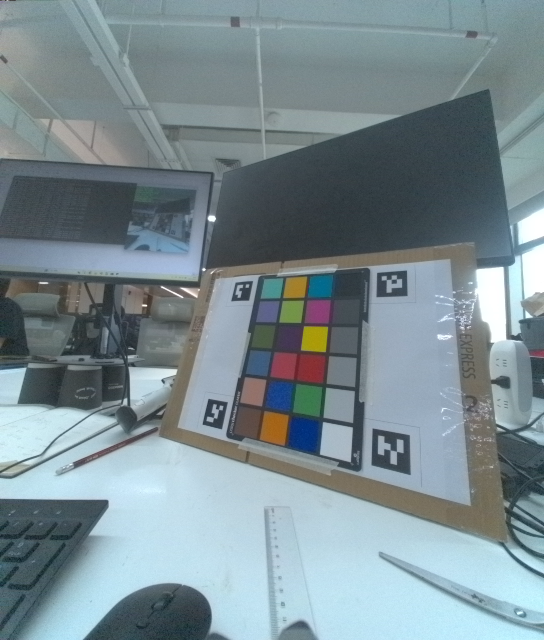
#> input picture data/DE.png, 1088 x 1280 px (shown at 1/2 size)
$ python colorchecker_analyze.py
#> lines starting #> are read from the running program, lines starting #| are printed output that depends on the picture; after the words box and inside, x2 and y2 are one past the last pixel; in counts of white or black regions, pixels touching at a corner belong together
#> in _read_icc_bgr, im is the input picture: PIL image 1088x1280 RGB; mean R, G, B 123.6, 140.2, 146.3
### detect_colorchecker.py
#!/usr/bin/env python3
# -*- coding: utf-8 -*-

import cv2
import numpy as np
from typing import List, Tuple

# ========== 参数 ==========
IMG_PATH = "data/iphone.png"

# tag 左上角点的真实世界坐标 单位 mm 原点是页面中心 x 向右 y 向上
WORLD_MM_BY_ID = {
    0: ( -154.50, +134.50 ),
    1: ( +112.50, +134.50 ),
    2: ( -154.50,  -92.50 ),
    3: ( +112.50,  -92.50 ),
}

# ColorChecker 的真实尺寸 mm
CC_W_MM = 204.0
CC_H_MM = 290.0
# ColorChecker 的裁剪尺寸 覆盖前面尺寸
CC_W_MM = 184.0
CC_H_MM = 276.0

# 展开后固定输出尺寸 px
OUT_W = 500
OUT_H = 710

IF_DRAW_YELLOW_BOX = False

# ========== 工具函数 ==========
def detect_tags_16h5(img: np.ndarray) -> Tuple[List[np.ndarray], np.ndarray]:
    # 检测 AprilTag 16h5 返回 corners 和 ids
    gray = cv2.cvtColor(img, cv2.COLOR_BGR2GRAY)
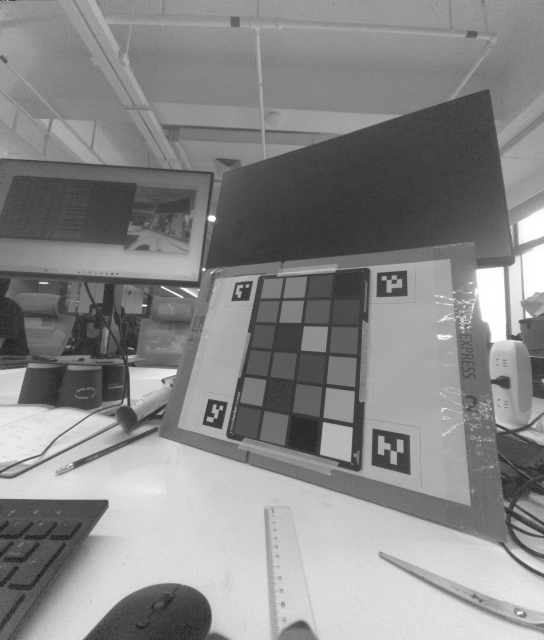
#> gray: shape (1280, 1088) (shown at 1/2 size); min 0, max 255, mean 135.9
    aruco = cv2.aruco
    aruco_dict = aruco.getPredefinedDictionary(aruco.DICT_APRILTAG_16h5)
    params = cv2.aruco.DetectorParameters()
    detector = cv2.aruco.ArucoDetector(aruco_dict, params)
    corners, ids, _ = detector.detectMarkers(gray)
#> corners = ([[745, 857], [819, 870], [820, 949], [743, 930]], [[754, 546], [813, 541], [814, 591], [753, 594]], [[417, 798], [455, 804], [443, 858], [405, 849]], [[471, 565], [505, 562], [498, 600], [463, 602]]); ids = [3, 1, 2, 0]
    return corners, ids

def pick_top_left_point(quad: np.ndarray) -> np.ndarray:
    # 直接返回检测到的原始第一个点（不随图像旋转而改变）
    return quad[0]

def world_to_image(H: np.ndarray, pts_xy_mm: np.ndarray) -> np.ndarray:
    # 将世界坐标 mm 通过单应性矩阵投影到图像像素坐标
    pts = np.hstack([pts_xy_mm.astype(np.float64), np.ones((pts_xy_mm.shape[0], 1))])
    proj = (H @ pts.T).T
    proj = proj[:, :2] / proj[:, 2:3]
    return proj

def grid_centers_wh(width: int, height: int, rows: int = 4, cols: int = 6) -> np.ndarray:
    # 基于整幅图的宽高 计算 rows x cols 均匀中心坐标 返回 Nx2 顺序按行优先
    ys = (np.arange(rows) + 0.5) / rows * height
    xs = (np.arange(cols) + 0.5) / cols * width
    centers = np.array([[x, y] for y in ys for x in xs], dtype=np.float32)
    return centers

def sample_box_means_rgb(img_bgr: np.ndarray, centers: np.ndarray, box: int = 20) -> Tuple[np.ndarray, np.ndarray]:
    # 在每个中心处取 box x box 方框 计算 RGB 均值 返回 rgb_means 和可视化图像
    h, w = img_bgr.shape[:2]
    half = box // 2
    vis = img_bgr.copy()
    rgb_means = []
    for cx, cy in centers:
        x0 = max(int(round(cx)) - half, 0)
        y0 = max(int(round(cy)) - half, 0)
        x1 = min(x0 + box, w)
        y1 = min(y0 + box, h)
        roi_bgr = img_bgr[y0:y1, x0:x1]
        if roi_bgr.size == 0:
            rgb_means.append([0.0, 0.0, 0.0])
        else:
            roi_rgb = cv2.cvtColor(roi_bgr, cv2.COLOR_BGR2RGB)
            mean_rgb = roi_rgb.reshape(-1, 3).mean(axis=0)
            rgb_means.append(mean_rgb.tolist())
        # 绘制黄色方框 线宽 1 注意 OpenCV 使用 BGR
        if IF_DRAW_YELLOW_BOX:
            cv2.rectangle(vis, (x0, y0), (x1 - 1, y1 - 1), (0, 255, 255), 1, cv2.LINE_AA)
    rgb_means = np.array(rgb_means, dtype=np.float32)  # 形状 24x3 RGB 顺序
    return rgb_means, vis

# ========== 核心流程函数 ==========
def detect_colorchecker(img_bgr: np.ndarray) -> Tuple[np.ndarray, np.ndarray, np.ndarray]:
    # 输入原图 输出 检测叠加图 rectify 图 以及 24x3 的 RGB 均值矩阵
    if img_bgr is None:
        raise ValueError("输入图像为空")

    draw = img_bgr.copy()

    # 检测 aruco 16h5
    corners, ids = detect_tags_16h5(img_bgr)
#> ids = [3, 1, 2, 0]
    if ids is None or len(corners) == 0:
        raise RuntimeError("未检测到 AprilTag 16h5")

    # 叠加显示 每个 tag 用绿色框 左上角点画红点
    for c, id_ in zip(corners, ids.flatten()):
        pts = c.reshape(-1, 2)
        pts_i = pts.astype(int)
        cv2.polylines(draw, [pts_i.reshape(-1, 1, 2)], True, (0, 255, 0), 2)
        tl = pick_top_left_point(pts)
        cv2.circle(draw, tuple(np.round(tl).astype(int)), 4, (0, 0, 255), -1)
#> this loop made 4 passes
#> (id_, pts_i) on passes 1 to 4: (3, [[745, 857], [819, 870], [820, 949], [743, 930]]), (1, [[754, 546], [813, 541], [814, 591], [753, 594]]), (2, [[417, 798], [455, 804], [443, 858], [405, 849]]), (0, [[471, 565], [505, 562], [498, 600], [463, 602]])
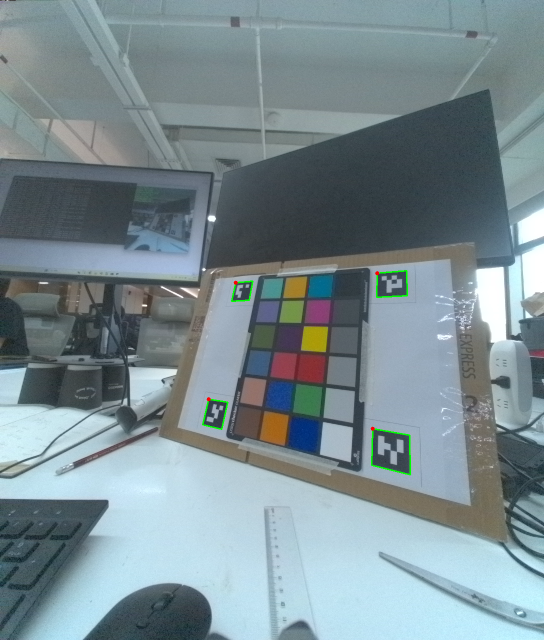
#> draw: shape (1280, 1088, 3) (shown at 1/2 size); mean B, G, R 146, 140.4, 123.4

    # 组装配准点 仅使用左上角点
    img_pts = []
    world_pts = []
    for c, id_ in zip(corners, ids.flatten()):
        if int(id_) in WORLD_MM_BY_ID:
            quad = c.reshape(-1, 2)
            tl = pick_top_left_point(quad)
            img_pts.append(tl)
            world_pts.append(WORLD_MM_BY_ID[int(id_)])
#> this loop made 4 passes
#> after the loop, img_pts = [[745, 857], [754, 546], [417, 798], [471, 565]]; world_pts = [(112.5, -92.5), (112.5, 134.5), (-154.5, -92.5), (-154.5, 134.5)]
    img_pts = np.asarray(img_pts, dtype=np.float64)
    world_pts = np.asarray(world_pts, dtype=np.float64)
#> world_pts = [[112.5, -92.5], [112.5, 134.5], [-154.5, -92.5], [-154.5, 134.5]]

    if len(img_pts) < 4:
        raise RuntimeError("用于单应性估计的点不足 需要 4 个 tag")

    # 单应性
    H, _ = cv2.findHomography(world_pts, img_pts, method=cv2.RANSAC, ransacReprojThreshold=3.0)
#> H = [[0.545, 0.638, 597.9], [-0.673, -0.665, 704.7], [-0.00107, 0.000804, 1]]
    if H is None:
        raise RuntimeError("单应性估计失败")

    # 投影色卡四角
    half_w = CC_W_MM / 2.0
    half_h = CC_H_MM / 2.0
    cc_world = np.array([
        [-half_w, +half_h],
        [+half_w, +half_h],
        [+half_w, -half_h],
        [-half_w, -half_h],
    ], dtype=np.float64)
#> cc_world = [[-92, 138], [92, 138], [92, -138], [-92, -138]]
    cc_img = world_to_image(H, cc_world)
#> in world_to_image, `pts = np.hstack([pts_xy_mm.astype(np.float64), np.ones((pts_xy_mm.shap..`: pts = [[-92, 138, 1], [92, 138, 1], [92, -138, 1], [-92, -138, 1]]
#> in world_to_image, `proj = (H @ pts.T).T`: proj = [[635.8, 674.8, 1.21], [736.1, 551, 1.01], [560.1, 734.6, 0.791], [459.7, 858.3, 0.987]]
#> in world_to_image, `proj = proj[:, :2] / proj[:, 2:3]`: proj = [[525.9, 558.1], [726.8, 544], [708, 928.6], [465.7, 869.5]]
#> cc_img has the same summary as proj in world_to_image
    cc_img_i = np.round(cc_img).astype(int)
#> cc_img_i = [[526, 558], [727, 544], [708, 929], [466, 869]]
    cv2.polylines(draw, [cc_img_i.reshape(-1, 1, 2)], True, (255, 0, 0), 2)
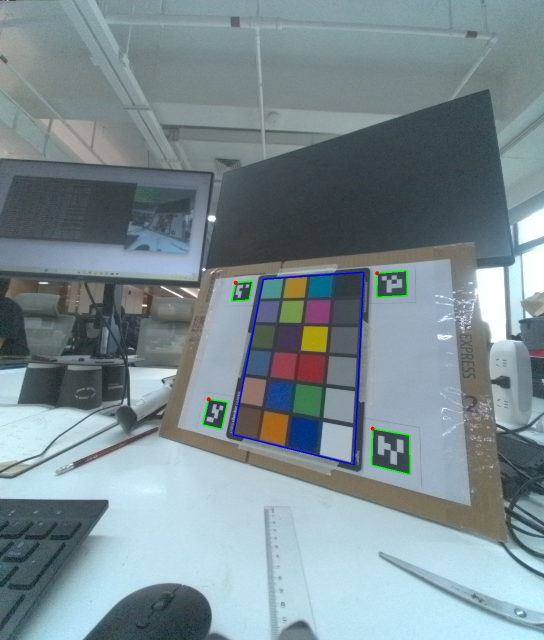
#> draw: shape (1280, 1088, 3) (shown at 1/2 size); 0.24% of pixels changed, all inside (x1, y1, x2, y2) = (465, 543, 729, 931)

    # 透视展开 然后顺时针旋转 90 度
    src_quad = cc_img.astype(np.float32)  # TL TR BR BL
#> src_quad has the same summary as proj in world_to_image
    dst_quad = np.array([[0, 0], [OUT_W - 1, 0], [OUT_W - 1, OUT_H - 1], [0, OUT_H - 1]], dtype=np.float32)
#> dst_quad = [[0, 0], [499, 0], [499, 709], [0, 709]]
    H_img2rect = cv2.getPerspectiveTransform(src_quad, dst_quad)
#> H_img2rect = [[-55.04, -10.64, 34882.4], [-3.64, -51.77, 30806.8], [-0.0188, -0.0169, 1]]
    cc_rectified = cv2.warpPerspective(img_bgr, H_img2rect, (OUT_W, OUT_H), flags=cv2.INTER_CUBIC)
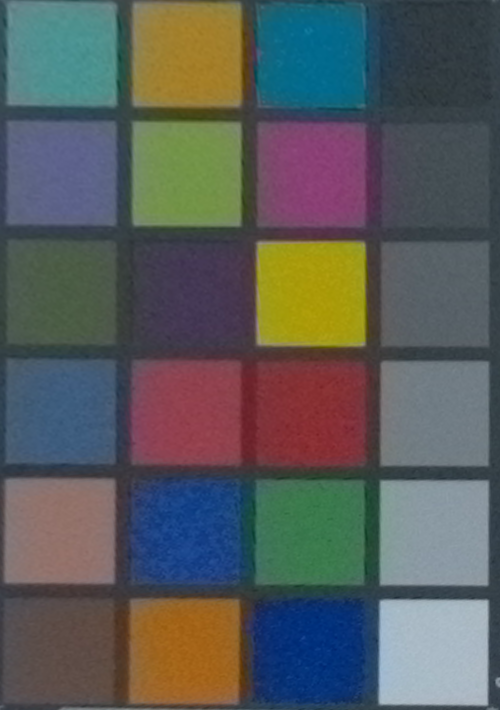
#> cc_rectified: shape (710, 500, 3); mean B, G, R 91.5, 92.2, 89
    cc_rectified = cv2.rotate(cc_rectified, cv2.ROTATE_90_CLOCKWISE)
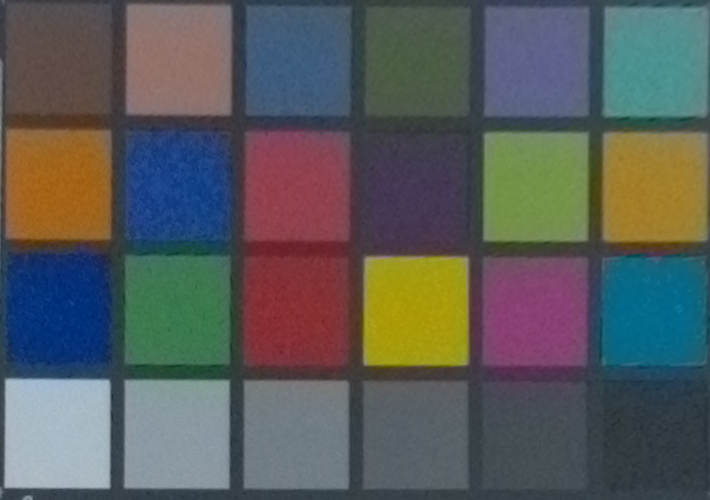
#> cc_rectified: shape (500, 710, 3); mean B, G, R 91.5, 92.2, 89

    # 计算 4x6 中心 并在每个中心处画 20x20 方框 统计 RGB 均值
    h, w = cc_rectified.shape[:2]
    centers = grid_centers_wh(w, h, rows=4, cols=6)
#> (the rest of the program and of its run is left out)
